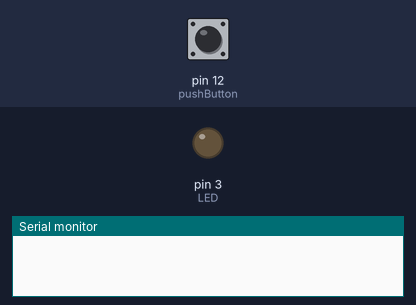
The sketch below on a simulated Arduino Uno, built with avr-gcc and run on an emulated ATmega328P. Parts: output pins drawn as LEDs (lit = HIGH), the last lines printed to the serial monitor. Inputs (shaded band) come from the test bench; at power-on: pin 12 (pushButton) LOW.

Above: at 1.2 s.
1.3 s: pin 12 (pushButton) pulled HIGH for 0.15 s
At 1.39 s:
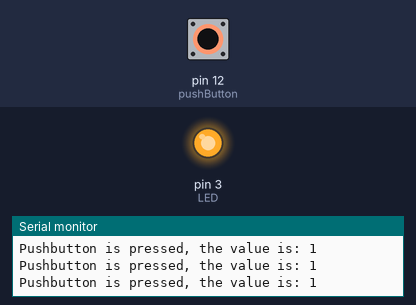
2.9 s: pin 12 (pushButton) pulled HIGH for 3.2 s
At 7.3 s:
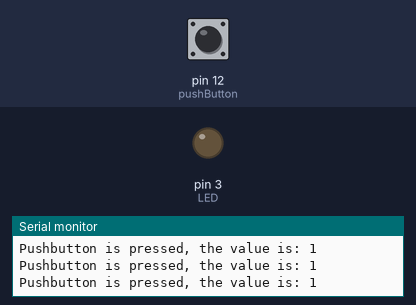
7.6 s: pin 12 (pushButton) driven HIGH
At 8.9 s:
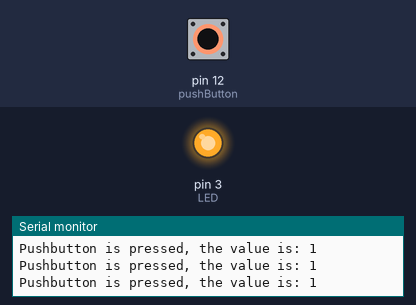
10.6 s: pin 12 (pushButton) driven LOW
At 11.6 s:
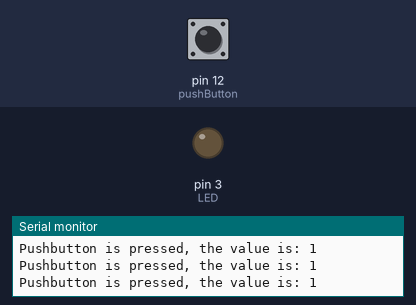
Timing chart, 0 to 13.1 s (numbered marks = the images above; inputs shaded):
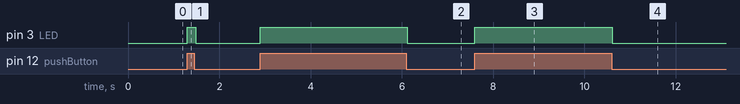

Measured:
- after the input at 1.3 s, pin 3 (LED): LOW → HIGH at once, → LOW 0.18 s later
- after the input at 2.9 s, pin 3 (LED): LOW → HIGH at once, → LOW 3.2 s later
- after the input at 7.6 s, pin 3 (LED): LOW → HIGH at once
- after the input at 10.6 s, pin 3 (LED): HIGH → LOW at once

The sketch:

button_led.ino
```cpp
// digital pin 12 has a pushbutton attached to it
int pushButton = 12;
int LED = 3;
void setup() {
  // initialize serial communication at 9600 bits per second:
  Serial.begin(9600);
  // make the pushbutton's pin an input
  pinMode(pushButton, INPUT);
  // make LED's pin an output
  pinMode(LED, OUTPUT);
}

void loop() {
  // read the input pin:
  int buttonState = digitalRead(pushButton);
  if (buttonState == HIGH) {
    digitalWrite(LED, HIGH);
    Serial.print("Pushbutton is pressed, the value is: ");
    Serial.println(buttonState);
  }
  else {
    digitalWrite(LED, LOW);
  }
  delay(1);        // delay in between reads for stability
}
```
